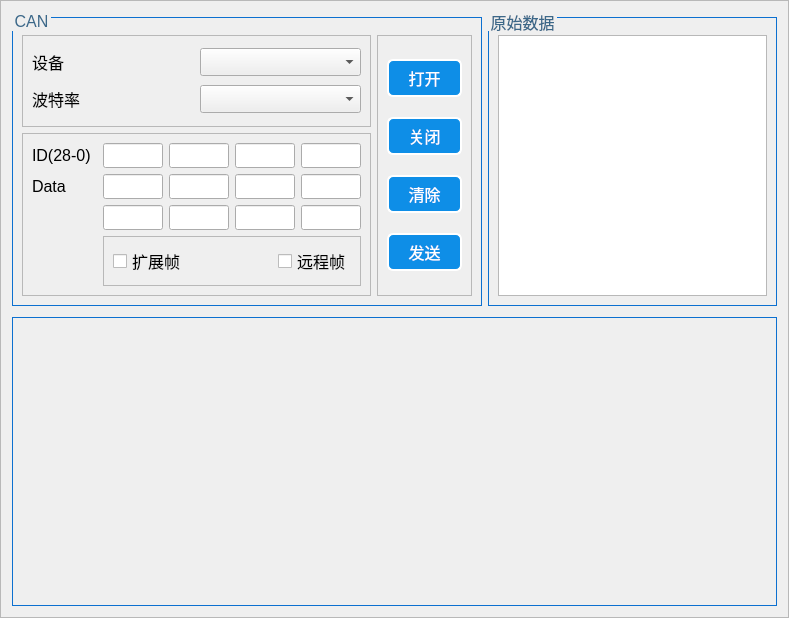
<?xml version="1.0" encoding="UTF-8"?>
<ui version="4.0">
 <class>CANUi</class>
 <widget class="QFrame" name="CANUi">
  <property name="geometry">
   <rect>
    <x>0</x>
    <y>0</y>
    <width>789</width>
    <height>618</height>
   </rect>
  </property>
  <property name="windowTitle">
   <string>Frame</string>
  </property>
  <property name="styleSheet">
   <string notr="true">QLabel{
    color: black;
    qproperty-alignment: AlignCenter;
	
    /*font-family: 'Verdana';*/
    font-size: 16px;}

/* ******************QPushButton****************** */
QPushButton{
    background-color: rgb(14, 142, 231);
	border-style: outset;
    border-width: 2px;
	border-radius: 6px;
    color: white;
	font-size: 16px;
}

QPushButton:hover{
    background-color: rgb(57, 159, 251);
}

QPushButton:pressed{
    background-color: rgb(0, 125, 213);
}

QPushButton:disabled{
    background-color: gray;
}

QCheckBox{
	font-size: 16px;
	alignment:right}
/* ******************QGroupBox****************** */
QGroupBox {
	border: 0.5px solid rgba(12, 112, 208, 255);
    margin-top: 5px;  /*leave space at the top for the title */
	padding-top: 8px;
	font-size: 16px;
}

QGroupBox::title {
    subcontrol-origin: margin;
	/* position at the top center */
    subcontrol-position: top left; 
    /*padding: 5px 5px;*/
    font-size: 16px;
    font-weight:  bold;
    color:rgb(60, 104, 137);
}

</string>
  </property>
  <property name="frameShape">
   <enum>QFrame::StyledPanel</enum>
  </property>
  <property name="frameShadow">
   <enum>QFrame::Raised</enum>
  </property>
  <layout class="QGridLayout" name="gridLayout" rowstretch="1,1" columnstretch="1,1">
   <item row="0" column="1">
    <widget class="QGroupBox" name="groupBox_2">
     <property name="title">
      <string>原始数据</string>
     </property>
     <layout class="QHBoxLayout" name="horizontalLayout">
      <item>
       <widget class="QTextBrowser" name="textBrowser"/>
      </item>
     </layout>
    </widget>
   </item>
   <item row="0" column="0">
    <widget class="QGroupBox" name="groupBox_1">
     <property name="title">
      <string>CAN</string>
     </property>
     <layout class="QGridLayout" name="gridLayout_6">
      <item row="0" column="0">
       <widget class="QFrame" name="frame_4">
        <property name="frameShape">
         <enum>QFrame::StyledPanel</enum>
        </property>
        <property name="frameShadow">
         <enum>QFrame::Raised</enum>
        </property>
        <layout class="QGridLayout" name="gridLayout_7">
         <item row="0" column="0">
          <widget class="QLabel" name="label_3">
           <property name="text">
            <string>&lt;html&gt;&lt;head/&gt;&lt;body&gt;&lt;p&gt;&lt;span style=&quot; font-size:12pt;&quot;&gt;设备&lt;/span&gt;&lt;/p&gt;&lt;/body&gt;&lt;/html&gt;</string>
           </property>
          </widget>
         </item>
         <item row="0" column="1">
          <widget class="QComboBox" name="comboBox">
           <property name="minimumSize">
            <size>
             <width>80</width>
             <height>28</height>
            </size>
           </property>
          </widget>
         </item>
         <item row="1" column="0">
          <widget class="QLabel" name="label_4">
           <property name="text">
            <string>波特率</string>
           </property>
          </widget>
         </item>
         <item row="1" column="1">
          <widget class="QComboBox" name="comboBox_2">
           <property name="minimumSize">
            <size>
             <width>80</width>
             <height>28</height>
            </size>
           </property>
          </widget>
         </item>
        </layout>
        <zorder>comboBox_2</zorder>
        <zorder>comboBox</zorder>
        <zorder>label_3</zorder>
        <zorder>label_4</zorder>
       </widget>
      </item>
      <item row="0" column="1" rowspan="2">
       <widget class="QFrame" name="frame_2">
        <property name="frameShape">
         <enum>QFrame::StyledPanel</enum>
        </property>
        <property name="frameShadow">
         <enum>QFrame::Raised</enum>
        </property>
        <layout class="QGridLayout" name="gridLayout_5">
         <item row="2" column="0">
          <widget class="QPushButton" name="pushButton_Clear">
           <property name="sizePolicy">
            <sizepolicy hsizetype="Preferred" vsizetype="Fixed">
             <horstretch>0</horstretch>
             <verstretch>0</verstretch>
            </sizepolicy>
           </property>
           <property name="minimumSize">
            <size>
             <width>75</width>
             <height>38</height>
            </size>
           </property>
           <property name="text">
            <string>清除</string>
           </property>
          </widget>
         </item>
         <item row="0" column="0">
          <widget class="QPushButton" name="pushButton_Open">
           <property name="sizePolicy">
            <sizepolicy hsizetype="Preferred" vsizetype="Fixed">
             <horstretch>0</horstretch>
             <verstretch>0</verstretch>
            </sizepolicy>
           </property>
           <property name="minimumSize">
            <size>
             <width>75</width>
             <height>38</height>
            </size>
           </property>
           <property name="text">
            <string>打开</string>
           </property>
          </widget>
         </item>
         <item row="1" column="0">
          <widget class="QPushButton" name="pushButton_Close">
           <property name="sizePolicy">
            <sizepolicy hsizetype="Preferred" vsizetype="Fixed">
             <horstretch>0</horstretch>
             <verstretch>0</verstretch>
            </sizepolicy>
           </property>
           <property name="minimumSize">
            <size>
             <width>75</width>
             <height>38</height>
            </size>
           </property>
           <property name="text">
            <string>关闭</string>
           </property>
          </widget>
         </item>
         <item row="3" column="0">
          <widget class="QPushButton" name="pushButton_Send">
           <property name="sizePolicy">
            <sizepolicy hsizetype="Preferred" vsizetype="Fixed">
             <horstretch>0</horstretch>
             <verstretch>0</verstretch>
            </sizepolicy>
           </property>
           <property name="minimumSize">
            <size>
             <width>75</width>
             <height>38</height>
            </size>
           </property>
           <property name="text">
            <string>发送</string>
           </property>
          </widget>
         </item>
        </layout>
       </widget>
      </item>
      <item row="1" column="0">
       <widget class="QFrame" name="frame">
        <property name="frameShape">
         <enum>QFrame::StyledPanel</enum>
        </property>
        <property name="frameShadow">
         <enum>QFrame::Raised</enum>
        </property>
        <layout class="QGridLayout" name="gridLayout_3">
         <item row="0" column="0">
          <widget class="QLabel" name="label">
           <property name="text">
            <string>ID(28-0)</string>
           </property>
          </widget>
         </item>
         <item row="0" column="1">
          <spacer name="horizontalSpacer_2">
           <property name="orientation">
            <enum>Qt::Horizontal</enum>
           </property>
           <property name="sizeHint" stdset="0">
            <size>
             <width>34</width>
             <height>20</height>
            </size>
           </property>
          </spacer>
         </item>
         <item row="0" column="2">
          <widget class="QLineEdit" name="lineEdit_10">
           <property name="sizePolicy">
            <sizepolicy hsizetype="Fixed" vsizetype="Fixed">
             <horstretch>0</horstretch>
             <verstretch>0</verstretch>
            </sizepolicy>
           </property>
           <property name="minimumSize">
            <size>
             <width>60</width>
             <height>25</height>
            </size>
           </property>
           <property name="maximumSize">
            <size>
             <width>100</width>
             <height>25</height>
            </size>
           </property>
          </widget>
         </item>
         <item row="0" column="3">
          <widget class="QLineEdit" name="lineEdit_11">
           <property name="sizePolicy">
            <sizepolicy hsizetype="Fixed" vsizetype="Fixed">
             <horstretch>0</horstretch>
             <verstretch>0</verstretch>
            </sizepolicy>
           </property>
           <property name="minimumSize">
            <size>
             <width>60</width>
             <height>25</height>
            </size>
           </property>
           <property name="maximumSize">
            <size>
             <width>100</width>
             <height>25</height>
            </size>
           </property>
          </widget>
         </item>
         <item row="0" column="4">
          <widget class="QLineEdit" name="lineEdit_12">
           <property name="sizePolicy">
            <sizepolicy hsizetype="Fixed" vsizetype="Fixed">
             <horstretch>0</horstretch>
             <verstretch>0</verstretch>
            </sizepolicy>
           </property>
           <property name="minimumSize">
            <size>
             <width>60</width>
             <height>25</height>
            </size>
           </property>
           <property name="maximumSize">
            <size>
             <width>100</width>
             <height>25</height>
            </size>
           </property>
          </widget>
         </item>
         <item row="0" column="5">
          <widget class="QLineEdit" name="lineEdit_13">
           <property name="sizePolicy">
            <sizepolicy hsizetype="Fixed" vsizetype="Fixed">
             <horstretch>0</horstretch>
             <verstretch>0</verstretch>
            </sizepolicy>
           </property>
           <property name="minimumSize">
            <size>
             <width>60</width>
             <height>25</height>
            </size>
           </property>
           <property name="maximumSize">
            <size>
             <width>100</width>
             <height>25</height>
            </size>
           </property>
          </widget>
         </item>
         <item row="1" column="0">
          <widget class="QLabel" name="label_2">
           <property name="text">
            <string>Data</string>
           </property>
          </widget>
         </item>
         <item row="1" column="1">
          <spacer name="horizontalSpacer_3">
           <property name="orientation">
            <enum>Qt::Horizontal</enum>
           </property>
           <property name="sizeHint" stdset="0">
            <size>
             <width>34</width>
             <height>20</height>
            </size>
           </property>
          </spacer>
         </item>
         <item row="1" column="2">
          <widget class="QLineEdit" name="lineEdit_2">
           <property name="sizePolicy">
            <sizepolicy hsizetype="Fixed" vsizetype="Fixed">
             <horstretch>0</horstretch>
             <verstretch>0</verstretch>
            </sizepolicy>
           </property>
           <property name="minimumSize">
            <size>
             <width>60</width>
             <height>25</height>
            </size>
           </property>
           <property name="maximumSize">
            <size>
             <width>100</width>
             <height>25</height>
            </size>
           </property>
          </widget>
         </item>
         <item row="1" column="3">
          <widget class="QLineEdit" name="lineEdit_3">
           <property name="sizePolicy">
            <sizepolicy hsizetype="Fixed" vsizetype="Fixed">
             <horstretch>0</horstretch>
             <verstretch>0</verstretch>
            </sizepolicy>
           </property>
           <property name="minimumSize">
            <size>
             <width>60</width>
             <height>25</height>
            </size>
           </property>
           <property name="maximumSize">
            <size>
             <width>100</width>
             <height>25</height>
            </size>
           </property>
          </widget>
         </item>
         <item row="1" column="4">
          <widget class="QLineEdit" name="lineEdit_4">
           <property name="sizePolicy">
            <sizepolicy hsizetype="Fixed" vsizetype="Fixed">
             <horstretch>0</horstretch>
             <verstretch>0</verstretch>
            </sizepolicy>
           </property>
           <property name="minimumSize">
            <size>
             <width>60</width>
             <height>25</height>
            </size>
           </property>
           <property name="maximumSize">
            <size>
             <width>100</width>
             <height>25</height>
            </size>
           </property>
          </widget>
         </item>
         <item row="1" column="5">
          <widget class="QLineEdit" name="lineEdit_5">
           <property name="sizePolicy">
            <sizepolicy hsizetype="Fixed" vsizetype="Fixed">
             <horstretch>0</horstretch>
             <verstretch>0</verstretch>
            </sizepolicy>
           </property>
           <property name="minimumSize">
            <size>
             <width>60</width>
             <height>25</height>
            </size>
           </property>
           <property name="maximumSize">
            <size>
             <width>100</width>
             <height>25</height>
            </size>
           </property>
          </widget>
         </item>
         <item row="2" column="2">
          <widget class="QLineEdit" name="lineEdit_6">
           <property name="sizePolicy">
            <sizepolicy hsizetype="Fixed" vsizetype="Fixed">
             <horstretch>0</horstretch>
             <verstretch>0</verstretch>
            </sizepolicy>
           </property>
           <property name="minimumSize">
            <size>
             <width>60</width>
             <height>25</height>
            </size>
           </property>
           <property name="maximumSize">
            <size>
             <width>100</width>
             <height>25</height>
            </size>
           </property>
          </widget>
         </item>
         <item row="2" column="3">
          <widget class="QLineEdit" name="lineEdit_7">
           <property name="sizePolicy">
            <sizepolicy hsizetype="Fixed" vsizetype="Fixed">
             <horstretch>0</horstretch>
             <verstretch>0</verstretch>
            </sizepolicy>
           </property>
           <property name="minimumSize">
            <size>
             <width>60</width>
             <height>25</height>
            </size>
           </property>
           <property name="maximumSize">
            <size>
             <width>100</width>
             <height>25</height>
            </size>
           </property>
          </widget>
         </item>
         <item row="2" column="4">
          <widget class="QLineEdit" name="lineEdit_8">
           <property name="sizePolicy">
            <sizepolicy hsizetype="Fixed" vsizetype="Fixed">
             <horstretch>0</horstretch>
             <verstretch>0</verstretch>
            </sizepolicy>
           </property>
           <property name="minimumSize">
            <size>
             <width>60</width>
             <height>25</height>
            </size>
           </property>
           <property name="maximumSize">
            <size>
             <width>100</width>
             <height>25</height>
            </size>
           </property>
          </widget>
         </item>
         <item row="2" column="5">
          <widget class="QLineEdit" name="lineEdit_9">
           <property name="sizePolicy">
            <sizepolicy hsizetype="Fixed" vsizetype="Fixed">
             <horstretch>0</horstretch>
             <verstretch>0</verstretch>
            </sizepolicy>
           </property>
           <property name="minimumSize">
            <size>
             <width>60</width>
             <height>25</height>
            </size>
           </property>
           <property name="maximumSize">
            <size>
             <width>100</width>
             <height>25</height>
            </size>
           </property>
          </widget>
         </item>
         <item row="3" column="2" colspan="4">
          <widget class="QFrame" name="frame_3">
           <property name="frameShape">
            <enum>QFrame::StyledPanel</enum>
           </property>
           <property name="frameShadow">
            <enum>QFrame::Raised</enum>
           </property>
           <layout class="QGridLayout" name="gridLayout_4">
            <item row="0" column="0">
             <widget class="QCheckBox" name="checkBox">
              <property name="text">
               <string>扩展帧</string>
              </property>
             </widget>
            </item>
            <item row="0" column="1">
             <spacer name="horizontalSpacer_4">
              <property name="orientation">
               <enum>Qt::Horizontal</enum>
              </property>
              <property name="sizeHint" stdset="0">
               <size>
                <width>105</width>
                <height>20</height>
               </size>
              </property>
             </spacer>
            </item>
            <item row="0" column="2">
             <widget class="QCheckBox" name="checkBox_2">
              <property name="text">
               <string>远程帧</string>
              </property>
             </widget>
            </item>
           </layout>
          </widget>
         </item>
         <item row="3" column="0" colspan="2">
          <spacer name="horizontalSpacer_5">
           <property name="orientation">
            <enum>Qt::Horizontal</enum>
           </property>
           <property name="sizeHint" stdset="0">
            <size>
             <width>40</width>
             <height>20</height>
            </size>
           </property>
          </spacer>
         </item>
        </layout>
        <zorder>lineEdit_13</zorder>
        <zorder>lineEdit_12</zorder>
        <zorder>lineEdit_11</zorder>
        <zorder>lineEdit_10</zorder>
        <zorder>label</zorder>
        <zorder>lineEdit_2</zorder>
        <zorder>lineEdit_3</zorder>
        <zorder>label_2</zorder>
        <zorder>lineEdit_4</zorder>
        <zorder>lineEdit_9</zorder>
        <zorder>lineEdit_8</zorder>
        <zorder>lineEdit_5</zorder>
        <zorder>lineEdit_7</zorder>
        <zorder>lineEdit_6</zorder>
        <zorder>frame_3</zorder>
        <zorder>horizontalSpacer_2</zorder>
        <zorder>horizontalSpacer_3</zorder>
        <zorder>horizontalSpacer_5</zorder>
       </widget>
      </item>
     </layout>
    </widget>
   </item>
   <item row="1" column="0" colspan="2">
    <widget class="QGroupBox" name="groupBox">
     <property name="title">
      <string/>
     </property>
    </widget>
   </item>
  </layout>
 </widget>
 <resources/>
 <connections/>
</ui>
